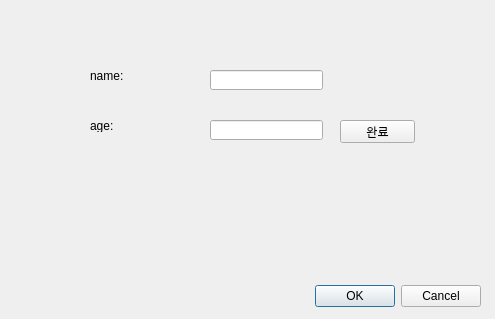
<?xml version="1.0" encoding="UTF-8"?>
<ui version="4.0">
 <class>Dialog</class>
 <widget class="QDialog" name="Dialog">
  <property name="geometry">
   <rect>
    <x>0</x>
    <y>0</y>
    <width>495</width>
    <height>319</height>
   </rect>
  </property>
  <property name="windowTitle">
   <string>Dialog</string>
  </property>
  <widget class="QDialogButtonBox" name="buttonBox">
   <property name="geometry">
    <rect>
     <x>140</x>
     <y>280</y>
     <width>341</width>
     <height>32</height>
    </rect>
   </property>
   <property name="orientation">
    <enum>Qt::Horizontal</enum>
   </property>
   <property name="standardButtons">
    <set>QDialogButtonBox::Cancel|QDialogButtonBox::Ok</set>
   </property>
  </widget>
  <widget class="QLabel" name="label">
   <property name="geometry">
    <rect>
     <x>90</x>
     <y>70</y>
     <width>56</width>
     <height>12</height>
    </rect>
   </property>
   <property name="text">
    <string>name:</string>
   </property>
  </widget>
  <widget class="QLineEdit" name="txt_name">
   <property name="geometry">
    <rect>
     <x>210</x>
     <y>70</y>
     <width>113</width>
     <height>20</height>
    </rect>
   </property>
  </widget>
  <widget class="QLabel" name="label_2">
   <property name="geometry">
    <rect>
     <x>90</x>
     <y>120</y>
     <width>56</width>
     <height>12</height>
    </rect>
   </property>
   <property name="text">
    <string>age:</string>
   </property>
  </widget>
  <widget class="QLineEdit" name="txt_age">
   <property name="geometry">
    <rect>
     <x>210</x>
     <y>120</y>
     <width>113</width>
     <height>20</height>
    </rect>
   </property>
  </widget>
  <widget class="QLabel" name="label_ouput">
   <property name="geometry">
    <rect>
     <x>200</x>
     <y>160</y>
     <width>181</width>
     <height>111</height>
    </rect>
   </property>
   <property name="text">
    <string/>
   </property>
  </widget>
  <widget class="QPushButton" name="btn_complete">
   <property name="geometry">
    <rect>
     <x>340</x>
     <y>120</y>
     <width>75</width>
     <height>23</height>
    </rect>
   </property>
   <property name="text">
    <string>완료</string>
   </property>
  </widget>
 </widget>
 <resources/>
 <connections>
  <connection>
   <sender>buttonBox</sender>
   <signal>accepted()</signal>
   <receiver>Dialog</receiver>
   <slot>accept()</slot>
   <hints>
    <hint type="sourcelabel">
     <x>248</x>
     <y>254</y>
    </hint>
    <hint type="destinationlabel">
     <x>157</x>
     <y>274</y>
    </hint>
   </hints>
  </connection>
  <connection>
   <sender>buttonBox</sender>
   <signal>rejected()</signal>
   <receiver>Dialog</receiver>
   <slot>reject()</slot>
   <hints>
    <hint type="sourcelabel">
     <x>316</x>
     <y>260</y>
    </hint>
    <hint type="destinationlabel">
     <x>286</x>
     <y>274</y>
    </hint>
   </hints>
  </connection>
 </connections>
</ui>
